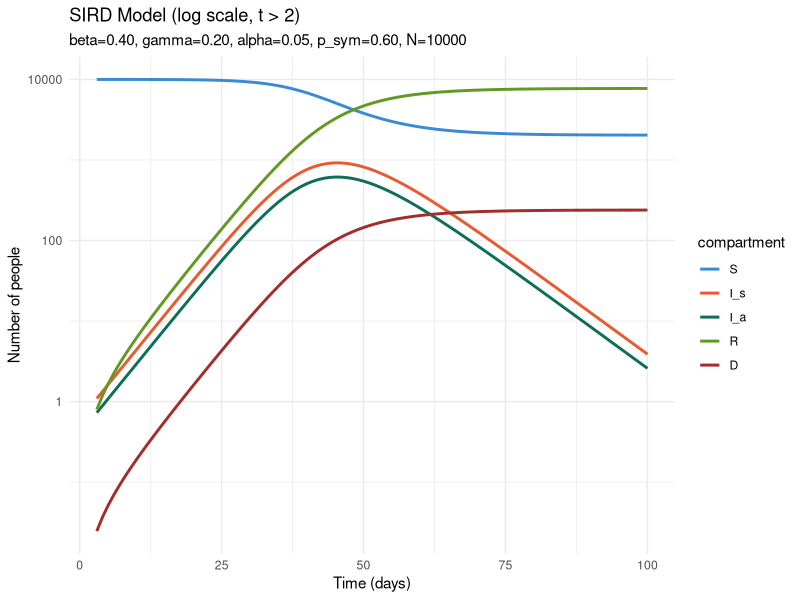
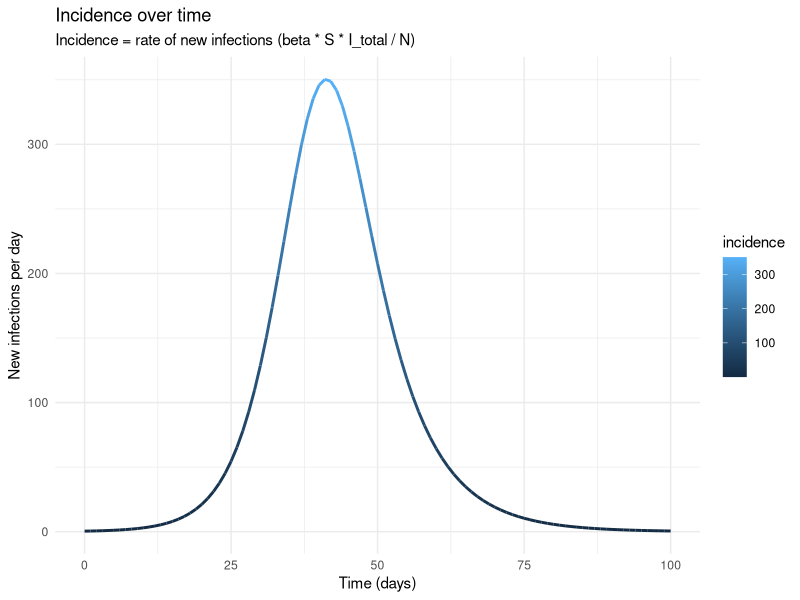
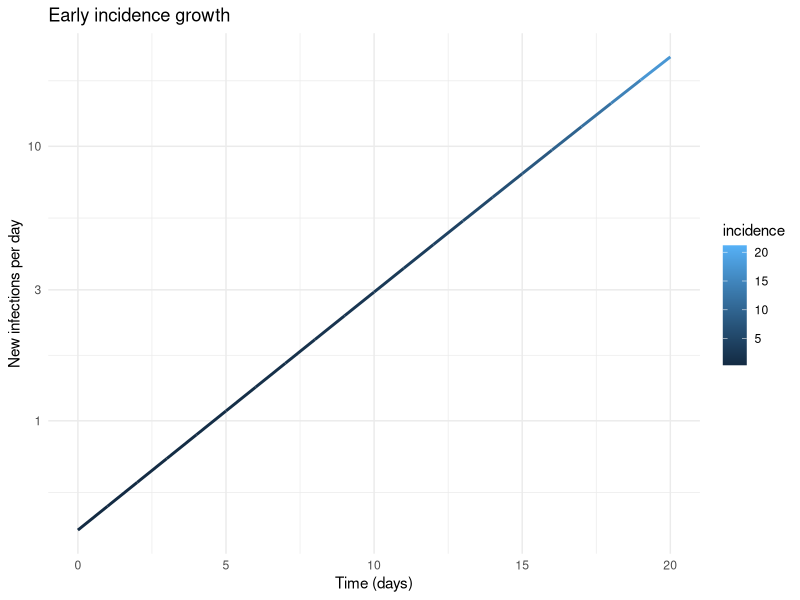
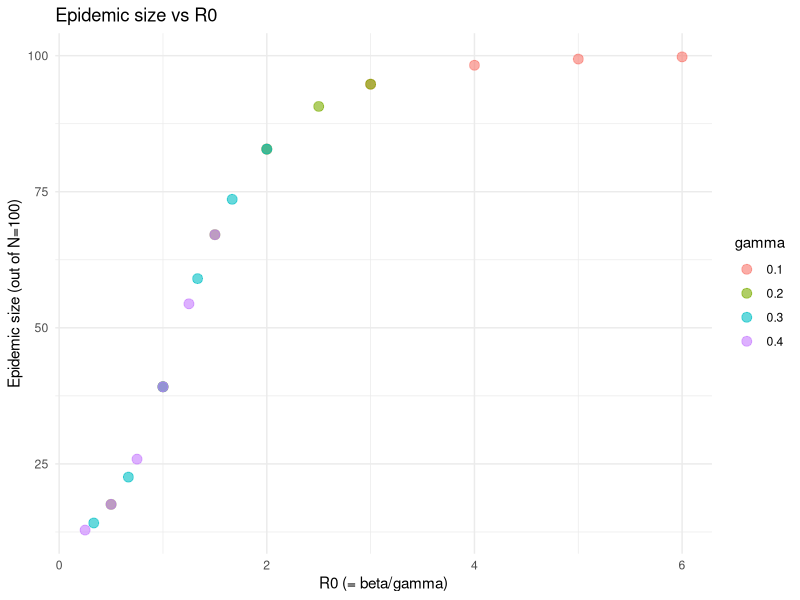
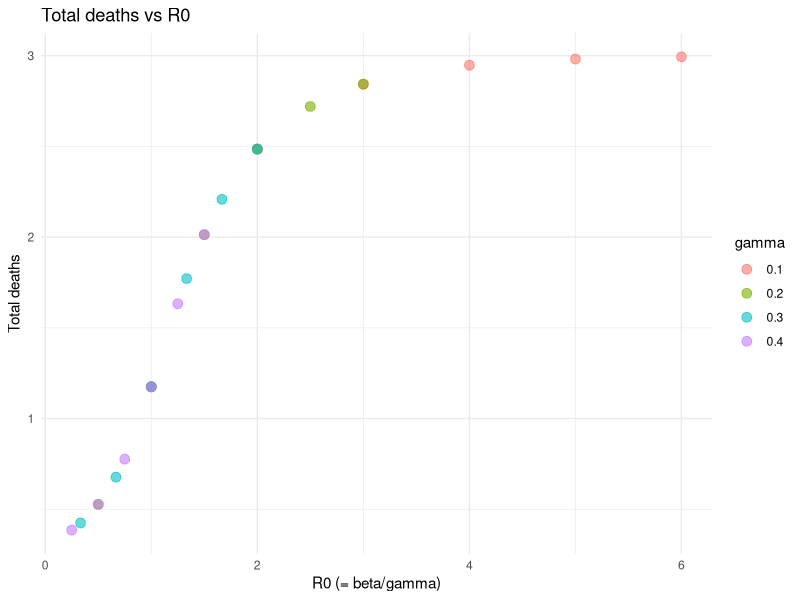
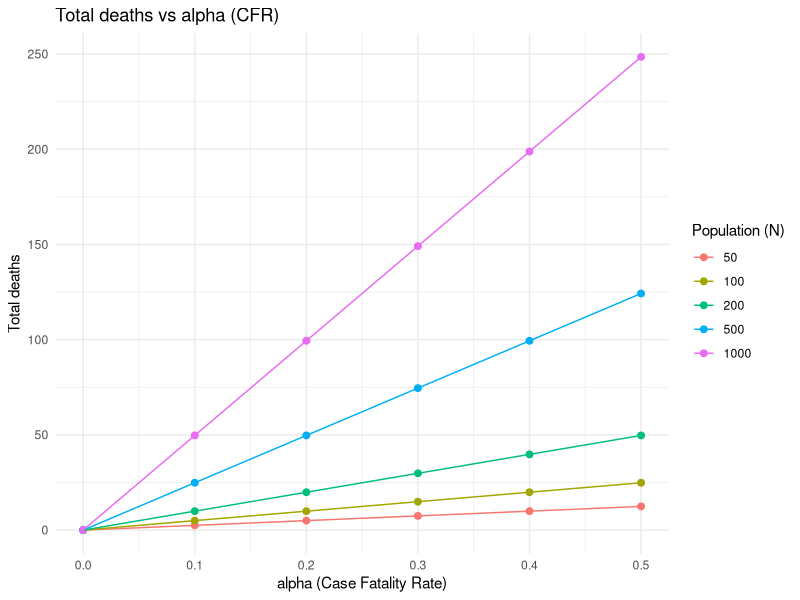
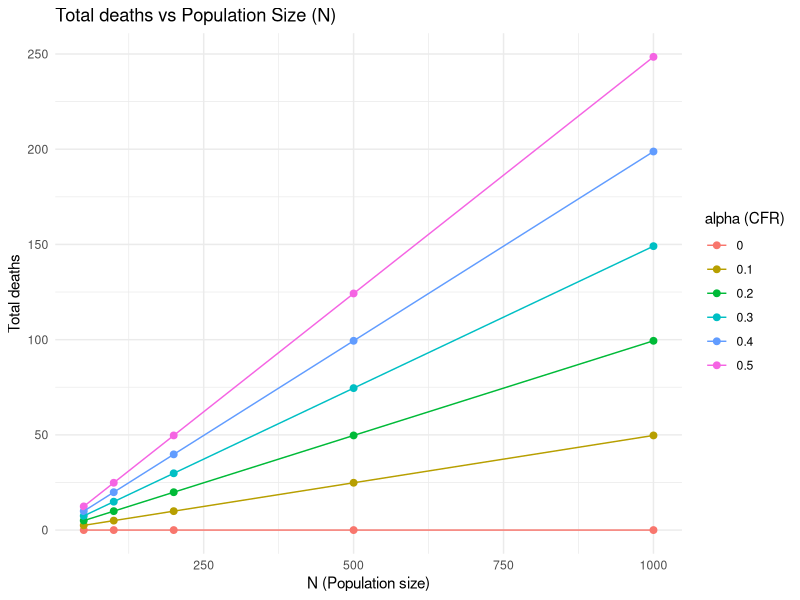

Write the R code that produced these figures, in order.

library(deSolve)
library(ggplot2); theme_set(theme_minimal())
library(tidyr)
library(dplyr)

# ============================================================================
# SIRD MODEL: S → I_s (symptomatic) and I_a (asymptomatic) → R, D
# ============================================================================

sird_model <- function(time, state, parameters) {
  with(as.list(c(state, parameters)), {
    
    I_total <- I_s + I_a
    trans <- beta * S * I_total / N    # incidence: rate of new infections
    
    dS  <- -trans
    dI_s <- p_sym * trans - gamma * I_s
    dI_a <- (1 - p_sym) * trans - gamma * I_a
    dR  <- (1 - alpha) * gamma * I_s + gamma * I_a
    dD  <- alpha * gamma * I_s
    
    list(c(dS, dI_s, dI_a, dR, dD), incidence = trans, prevalence = I_total)
  })
}


# ============================================================================
# PARAMETERS
# ============================================================================

N <- 1e4
p_sym <- 0.6
parameters <- c(beta = 0.4,
                gamma = 0.2,
                alpha = 0.05,
                p_sym = 0.6,
                N = N)

# Initial conditions
I0 <- 1e-4 * N
I_s0 <- p_sym * I0
I_a0 <- (1 - p_sym) * I0

initial_state <- c(S = N-I0, I_s = I_s0, I_a = I_a0, R = 0, D = 0)

# Time points
t_max <- 1e2
times <- seq(0, t_max, by = 1)

# Run ODE solver
output <- ode(y = initial_state,
              times = times,
              func = sird_model,
              parms = parameters,
              method = "lsoda")

output <- (as.data.frame(output))



----------------------------------------------------------------------

head(output)


# ============================================================================
# PLOTTING
# ============================================================================

palette <- c(S = "#3B8BD4", I_s = "#E85A30", I_a = "#0F6E56", 
                                R = "#639922", D = "#A32D2D")

output_long <- pivot_longer(output, 
                            cols = c(S, I_s, I_a, R, D), 
                            names_to = "compartment", 
                            values_to = "count")

output_long <- (output_long
	|> mutate(
		compartment = factor(compartment, levels=(
			c("S", "I_s", "I_a", "R", "D")
		))
	)
)

head(output_long)

sirdPlot_log <- ggplot(output_long %>% filter(time > 2), 
                       aes(x = time, y = count, color = compartment)) +
  geom_line(linewidth = 1) +
  scale_color_manual(values = palette) +
  scale_y_log10() +
  labs(title = "SIRD Model (log scale, t > 2)",
       subtitle = sprintf(
         "beta=%.2f, gamma=%.2f, alpha=%.2f, p_sym=%.2f, N=%d",
         parameters["beta"], parameters["gamma"], parameters["alpha"],
         parameters["p_sym"], parameters["N"]),
       x = "Time (days)", y = "Number of people") +
  theme_minimal()


print(sirdPlot_log)

ggplot(output,
       aes(x = time, y = incidence, color=incidence)) +
  geom_line(linewidth = 1) +
  labs(title = "Incidence over time",
       subtitle = "Incidence = rate of new infections (beta * S * I_total / N)",
       x = "Time (days)",
       y = "New infections per day") +
  theme_minimal()

# Early-growth view: restricted to the early period where the 
# exponential approximation holds (before susceptible depletion kicks in)
ggplot(output |> filter(time <= 20, incidence > 0),
       aes(x = time, y = incidence, color=incidence)) +
  geom_line(linewidth = 1) +
  scale_y_log10() +
  labs(title = "Early incidence growth",
       x = "Time (days)",
       y = "New infections per day")

# ============================================================================
# FINAL OUTCOMES
# ============================================================================

final_row <- tail(output, 1)

epidemic_size <- N - final_row$S
total_deaths <- final_row$D
attack_rate <- (epidemic_size / N) * 100

print(paste("Final Susceptible:", round(final_row$S, 2)))
print(paste("Total Infected:", round(epidemic_size, 2)))
print(paste("Total Recovered:", round(final_row$R, 2)))
print(paste("Total Deaths:", round(total_deaths, 2)))
print(paste("Attack Rate:", round(attack_rate, 1), "%"))


# ============================================================================
# FUNCTION: Get epidemic outcomes
# ============================================================================

get_epidemic_size <- function(beta, gamma, alpha, p_sym, N, I0, t_max, 
                              tol = 1e-2) {
  
  parameters <- c(beta = beta, gamma = gamma, alpha = alpha, p_sym = p_sym, N = N, t_max=t_max)
  
  I_s0 <- p_sym * I0
  I_a0 <- (1 - p_sym) * I0
  initial_state <- c(S = N - I0, I_s = I_s0, I_a = I_a0, R = 0, D = 0)
  
  times <- seq(0, t_max, by = 1)
  
  output <- ode(y = initial_state,
                times = times,
                func = sird_model,
                parms = parameters,
                method = "lsoda")
  
  output <- as.data.frame(output)
  final_row <- tail(output, 1)
  
  # Check whether the epidemic has actually burned out by t_max.
  # If I_s + I_a is still above tolerance, the run stopped too early and 
  # S/D at final_row are NOT the true final values - more transmission and
  # deaths would still occur beyond t_max.
  I_total_final <- final_row$I_s + final_row$I_a
  converged <- I_total_final < tol
  
  if (!converged) {
    warning(sprintf(
      "Epidemic not finished by t_max = %d (I_total = %.4f at final time). 
      epidemic_size and deaths are likely UNDERESTIMATES. Increase t_max.",
      t_max, I_total_final
    ))
  }
  
  epidemic_size <- N - final_row$S
  deaths <- final_row$D
  
  return(c(epidemic_size = epidemic_size, 
           deaths = deaths, 
           converged = converged))
}


# ============================================================================
# GRID SEARCH: Beta vs Gamma
# ============================================================================

beta_values  <- seq(0.1, 0.6, by = 0.1)
gamma_values <- seq(0.1, 0.4, by = 0.1)

param_grid <- expand.grid(beta = beta_values, gamma = gamma_values)
param_grid$epidemic_size <- NA
param_grid$deaths <- NA
t_max <- 1e3

for (i in 1:nrow(param_grid)) {
  result <- get_epidemic_size(
    beta  = param_grid$beta[i],
    gamma = param_grid$gamma[i],
    alpha = 0.05,
    p_sym = 0.6,
    N     = 100,
    I0    = 10,
    t_max = t_max
  )
  
  param_grid$epidemic_size[i] <- result["epidemic_size"]
  param_grid$deaths[i] <- result["deaths"]
}

param_grid$R0 <- param_grid$beta / param_grid$gamma

head(param_grid)

# Plot 1: Epidemic size vs R0
ggplot(param_grid, aes(x = R0, y = epidemic_size)) +
  geom_point(aes(color = factor(gamma)), alpha = 0.6, size = 3) +
  labs(title = "Epidemic size vs R0",
       x = "R0 (= beta/gamma)", 
       y = "Epidemic size (out of N=100)",
       color = "gamma") +
  theme_minimal()

# Plot 2: Deaths vs R0
ggplot(param_grid, aes(x = R0, y = deaths)) +
  geom_point(aes(color = factor(gamma)), alpha = 0.6, size = 3) +
  labs(title = "Total deaths vs R0",
       x = "R0 (= beta/gamma)", 
       y = "Total deaths",
       color = "gamma") +
  theme_minimal()


# ============================================================================
# GRID SEARCH: Alpha (CFR) vs Population Size
# ============================================================================

alpha_values <- seq(0, 0.5, by = 0.1)
N_values <- c(50, 100, 200, 500, 1000)

param_grid2 <- expand.grid(alpha = alpha_values, N = N_values)
param_grid2$I0 <- 0.1 * param_grid2$N
param_grid2$epidemic_size <- NA
param_grid2$deaths <- NA

t_max <- 1e2

for (i in 1:nrow(param_grid2)) {
  result <- get_epidemic_size(
    beta  = 0.4,
    gamma = 0.2,
    alpha = param_grid2$alpha[i],
    p_sym = 0.6,
    N     = param_grid2$N[i],
    I0    = param_grid2$I0[i],
    t_max = t_max
  )
  
  param_grid2$epidemic_size[i] <- result["epidemic_size"]
  param_grid2$deaths[i] <- result["deaths"]
}

param_grid2$epidemic_proportion <- param_grid2$epidemic_size / param_grid2$N

head(param_grid2)


# Plot 3a: Total deaths vs CFR
ggplot(param_grid2, aes(x = alpha, y = deaths, color = factor(N))) +
  geom_point(size = 2) +
  geom_line() +
  labs(title = "Total deaths vs alpha (CFR)",
       x = "alpha (Case Fatality Rate)",
       y = "Total deaths",
       color = "Population (N)") +
  theme_minimal()

# Plot 3b: Total deaths vs N, colored by alpha
ggplot(param_grid2, aes(x = N, y = deaths, color = factor(alpha))) +
  geom_point(size = 2) +
  geom_line() +
  labs(title = "Total deaths vs Population Size (N)",
       x = "N (Population size)",
       y = "Total deaths",
       color = "alpha (CFR)") +
  theme_minimal()
